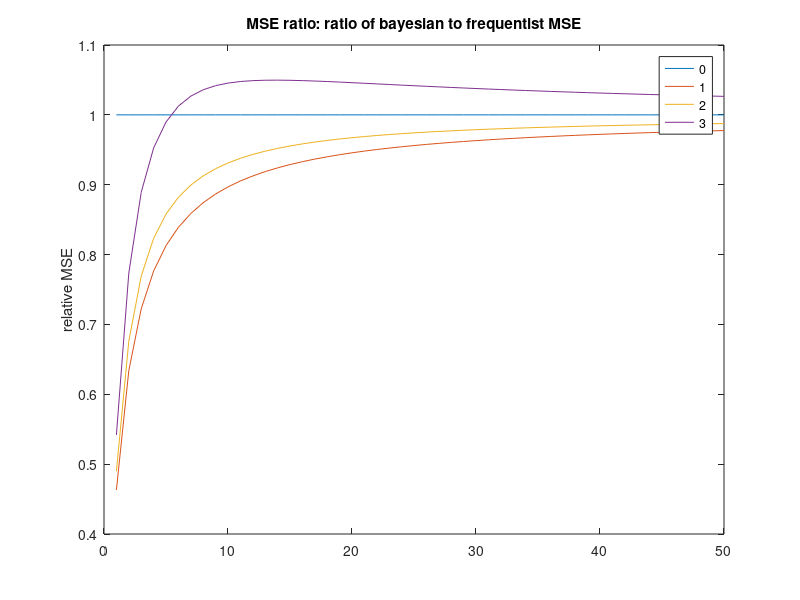

MATLAB code for this plot: (Note: this script raises an error after producing the figure.)
% Relative MSE plot
n = 1:50;
k0 = 0:3;
sigmaTrue = 13;
mu0 = 100;
thetaTrue = 112;
theta0 = 100;
mseThetaE = zeros(length(n), length(k0));
mseThetaB = zeros(length(n), length(k0));
for k=k0
  w = (n./(n + k));
  mseThetaE(:,k+1) = sigmaTrue^2./n;
  mseThetaB(:,k+1) = w.^2.*sigmaTrue^2./n + (1-w).^2*(mu0 - thetaTrue)^2;
end

ratio = mseThetaB ./ mseThetaE;

plot(ratio);
legend(strread(num2str(k0),'%s'), 'Location', 'Best');
title('MSE ratio: ratio of bayesian to frequentist MSE');
ylabel('relative MSE');

% Sampling distribution - Bootstrap
nSamples = 10; nBootSamples = 1000;
thetaBoot = zeros(nBootSamples, length(k0));
%X = gaussSample(thetaTrue, sigmaTrue);
for k=k0
  for b=1:nBootSamples
    X = gaussSample(thetaTrue, sigmaTrue, nSamples);
    thetaBoot(b,k+1) = (mean(X)*nSamples + theta0*k)/(nSamples + k);
  end
end
opt = {'k', 'b', 'g', 'r'};
figure(); hold on;
for k=k0
  [f,xi] = ksdensity(thetaBoot(:,k+1));
  plot(xi, f, opt{k+1});
end
legend(strread(num2str(k0), '%s'), 'Location', 'Best');
title('Sampling distributions based on kernel density estimate of samples');

% Sampling distributions - theory
xrange = 95:(1/10):125;
w = nSamples ./ (nSamples + k0);
var = w.^2*sigmaTrue^2/nSamples;
thetaEst = w*thetaTrue + (1-w)*theta0;
figure(); hold on;
for k=k0
  plot(xrange, gausspdf(xrange, thetaEst(k + 1), sqrt(var(k+1)))), opt{k+1};
end
title('True sampling distribution based on theory');
legend(strread(num2str(k0), '%s'), 'Location', 'Best');
